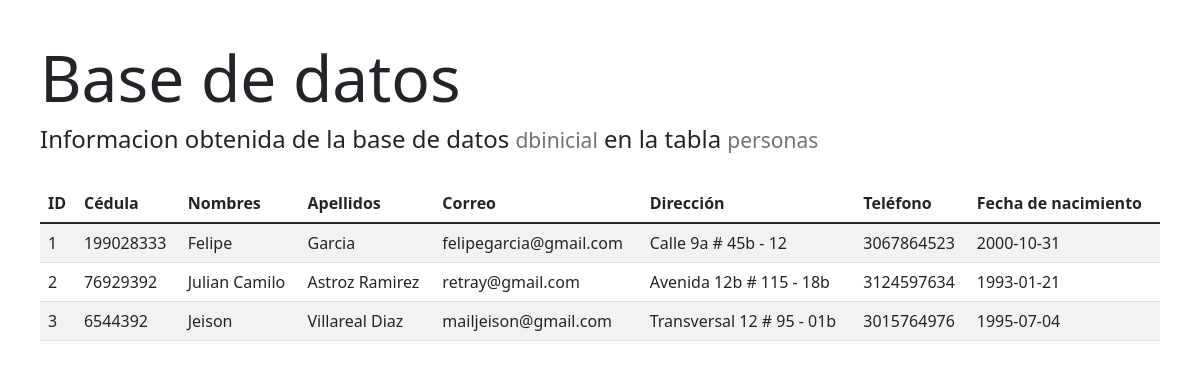
The page / on the database its author committed.
### tables this page shows
CREATE TABLE `personas` (
  `idpersona` int(100) NOT NULL,
  `cedula` int(100) NOT NULL,
  `nombres` varchar(100) NOT NULL,
  `apellidos` varchar(100) NOT NULL,
  `correo` varchar(100) NOT NULL,
  `direccion` varchar(100) NOT NULL,
  `telefono` varchar(100) NOT NULL,
  `fechaNacimiento` date NOT NULL
);

### index.php (the view, shortened to what this page needs)
<?php
require("./connection.php");
echo "<div class='mainContainer'>";
echo "<table class='table table-striped table-hover'>";
echo "<thead>";
echo "<tr>";
echo "<th scope='col'>ID</th>";
echo "<th scope='col'>Cédula</th>";
echo "<th scope='col'>Nombres</th>";
echo "<th scope='col'>Apellidos</th>";
echo "<th scope='col'>Correo</th>";
echo "<th scope='col'>Dirección</th>";
echo "<th scope='col'>Teléfono</th>";
echo "<th scope='col'>Fecha de nacimiento</th>";
echo "</tr>";
echo "</thead>";
$query = "SELECT * FROM `personas` WHERE 1";
$result = mysqli_query($connection, $query);
while ($column = mysqli_fetch_array($result)) {
	echo "<tr>";
	echo "<td>" . $column['idpersona'] . "</td><td>" . $column['cedula'] . "</td><td>" . $column['nombres'] . "</td><td>" . $column['apellidos'] . "</td><td>" . $column['correo'] . "</td><td>" . $column['direccion'] . "</td><td>" . $column['telefono'] . "</td><td>" . $column['fechaNacimiento'] . "</td>";
	echo "</tr>";
}
echo "</div>";
?>
<!DOCTYPE html>
<html lang="es">
<head>
	<link rel="stylesheet" href="./bootstrap/css/bootstrap.min.css">
	<link rel="stylesheet" href="./styles.css">
</head>
<body>
	<h1 class="display-3">Base de datos</h1>
	<h4 class="spacedBottom">Informacion obtenida de la base de datos <small class="text-muted">dbinicial</small> en la tabla <small class="text-muted">personas</small></h4>
</body>
</html>

### styles.css (style rules this page uses)
.mainContainer { padding: 40px; }
.spacedBottom { margin-bottom: 30px; }

### rows shown on the page
personas: idpersona "1", cedula "199028333", nombres "Felipe", apellidos "Garcia", correo "felipegarcia@gmail.com", direccion "Calle 9a # 45b - 12", telefono "3067864523", fechaNacimiento "2000-10-31"
personas: idpersona "2", cedula "76929392", nombres "Julian Camilo", apellidos "Astroz Ramirez", correo "retray@gmail.com", direccion "Avenida 12b # 115 - 18b", telefono "3124597634", fechaNacimiento "1993-01-21"
personas: idpersona "3", cedula "6544392", nombres "Jeison", apellidos "Villareal Diaz", correo "mailjeison@gmail.com", direccion "Transversal 12 # 95 - 01b", telefono "3015764976", fechaNacimiento "1995-07-04"
